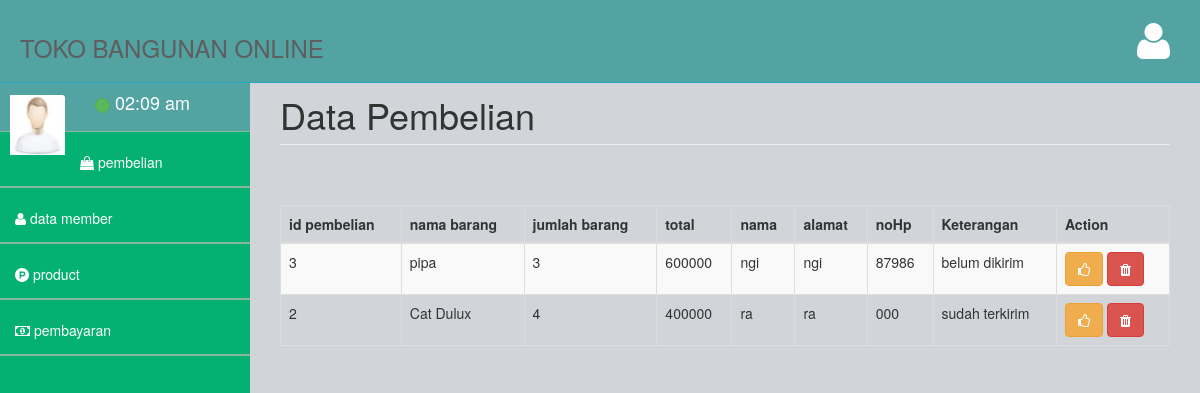
Screenshot of /index.php/belian with the database file from the repository.
### tables this page shows
CREATE TABLE IF NOT EXISTS `pembelian` (
  `id_pembelian` int(100) NOT NULL AUTO_INCREMENT,
  `id` int(100) NOT NULL,
  `id_barang` int(100) NOT NULL,
  `nama_barang` varchar(100) NOT NULL,
  `jumlah_barang` int(100) NOT NULL,
  `total` int(100) NOT NULL,
  `nama` varchar(100) NOT NULL,
  `alamat` varchar(100) NOT NULL,
  `no_hp` varchar(100) NOT NULL,
  `ket` varchar(100) NOT NULL,
  PRIMARY KEY (`id_pembelian`)
);

### application/controllers/Belian.php (called while the page is built, shortened)
<?php
class Belian extends CI_Controller
{
	function __construct()
	{
		$this->load->model('Pembelian_model');
}
	function index(){
		$data['pembelian']=$this->Pembelian_model->ambil_data();
		$this->load->view('Admin/pembelian/pembelianlist_admin',$data);
	}
}
?>

### index.php (called while the page is built, shortened)
<?php
require_once BASEPATH.'core/CodeIgniter.php';

### application/models/Pembelian_model.php (called while the page is built, shortened)
<?php
class Pembelian_model extends CI_Model
{
	public $table_beli='pembelian';
	public $id_pembelian = 'id_pembelian';
	public $order = 'DESC';
	function ambil_data(){
		$this->db->order_by($this->id_pembelian, $this->order);
		return $this->db->get($this->table_beli)->result();
	}
}
 ?>

### application/views/Admin/pembelian/pembelianlist_admin.php (the view, shortened to what this page needs)
<!DOCTYPE html>
<html>
<head>
    <link href="<?php echo base_url('assets_pemilik/') ?>plugins/bootstrap/bootstrap.css" rel="stylesheet" />
    <link href="<?php echo base_url('assets_pemilik/') ?>font-awesome/css/font-awesome.min.css" rel="stylesheet" />
    <link rel="stylesheet" href="<?php echo base_url('assets/datatables/dataTables.bootstrap.css') ?>"/>
    <link href="<?php echo base_url('assets_pemilik/') ?>plugins/pace/pace-theme-big-counter.css" rel="stylesheet" />
    <link href="<?php echo base_url('assets_pemilik/') ?>css/style.css" rel="stylesheet" />
    <link href="<?php echo base_url('assets_pemilik/') ?>css/main-style.css" rel="stylesheet" />
    <link href="assets/plugins/morris/morris-0.4.3.min.css" rel="stylesheet" />
</head>
<body>
    <div id="wrapper">
        <nav class="navbar-default navbar-static-side" role="navigation">
            <div class="sidebar-collapse">
                <ul class="nav" id="side-menu">
                    <li>
                        <div class="user-section">
                            <div class="user-section-inner">
                             <img src="<?php echo base_url('assets_pemilik/') ?>img/user.jpg" alt="">
                         </div>
                         <div class="user-info">
                            <div class="user-text-online">
                                <span class="user-circle-online btn btn-success btn-circle "></span>
                                   <?php
                                    $datestring = '%h:%i %a';
                                    $time  = time();
                                    echo mdate($datestring, $time);?>
                            </div>
                        </div>
                    </div>
                </li>
                <li>
                    <a href="<?php echo site_url('Belian');?>"><i class="fa fa-shopping-bag"></i> pembelian </a>
                </li>
                <li>
                    <a href="<?php echo site_url('Member');?>"><i class="fa fa-user"></i> data member</a>
                </li>
                <li>
                    <a href="<?php echo site_url('Product');?>"><i class="fa fa-product-hunt"></i> product </a>
                </li>
                <li>
                    <a href="<?php echo site_url('Bayaran');?>"><i class="fa fa-money"></i> pembayaran </a>
                </li>
            </ul>
        </div>
    </nav>
    <div id="page-wrapper">
      <div class="row">
        <div class="col-lg-12">
            <h1 class="page-header">Data Pembelian</h1>
        </div>
    </div>
    <div class="row">
        <div class="col-md-12 text-right">
        </div>
    </div>
    <div class="row">
        <div class="col-md-12">
            <table id="example" class="table table-striped table-bordered">
                <thead>
                    <tr>
                        <th>id pembelian</th>
                        <th>nama barang</th>
                        <th>jumlah barang</th>
                        <th>total</th>
                        <th>nama</th>
                        <th>alamat</th>
                        <th>noHp</th>
                        <th>Keterangan</th>
                        <th>Action</th>
                    </tr>
                </thead>
                <tbody>
                    <?php foreach($pembelian as $key => $row){?>
                    <tr>
                        <td><?php echo $row->id_pembelian; ?></td>
                        <td><?php echo $row->nama_barang; ?></td>
                        <td><?php echo $row->jumlah_barang; ?></td>
                        <td><?php echo $row->total; ?></td>
                        <td><?php echo $row->nama; ?></td>
                        <td><?php echo $row->alamat; ?></td>
                        <td><?php echo $row->no_hp; ?></td>
                        <td><?php echo $row->ket; ?></td>
                        <td>
                            <?php
                            echo anchor(site_url('Belian/updateKet/'.$row->id_pembelian), '<i class ="fa fa-thumbs-o-up"></i>', 'class="btn btn-warning"');
                            ?>
                            <?php echo anchor(site_url('Belian/delete/'.$row->id_pembelian),
                                '<i class="fa fa-trash">
                                </i>','class="btn btn-danger"'
                                ); ?>
                            </td>
                        </tr>
                        <?php } ?>
                    </tbody>
                </table>
            </div>
        </div>
    </div>
</div>
</body>
</html>

### assets_pemilik/css/style.css (style rules this page uses)
body { background-color: #f8f8f8; }
#wrapper { width: 100%; margin-top: 55px!important; background-color:#04B173; }
#page-wrapper { padding: 0 15px; min-height: 568px; background-color:rgb(209, 212, 216); }
.navbar-static-side ul li { border-bottom:1px solid #84B899 !important; }
@media (min-width:768px) { .navbar-static-side { z-index: 1; position: absolute; width: 250px; } }
.btn-circle { width: 30px; height: 30px; padding: 6px 0; border-radius: 15px; text-align: center; font-size: 12px; line-height: 1.428571429; }

### assets_pemilik/css/main-style.css (style rules this page uses)
.user-section-inner { height: 65px; width: 65px; -moz-border-radius: 3px; -webkit-border-radius: 3px; border-radius: 3px; overflow: hidden; display: inline-block; float: left; margin-right: 15px; margin-top: 20px; }
.user-section-inner img { margin-left:10px; width:55px; height:60px; }
.user-info { display: block; color:#000!important; display: inline-block; padding: 15px; margin-bottom: 0px }
.user-text-online { font-size:18px; color:#fff }
.user-circle-online { width: 15px!important; height: 15px!important; }
.nav > li > a { padding: 20px 15px; }
#side-menu { background-color:#04B173; }
#side-menu a { color:#fff; border-bottom: 1px solid #84B899 !important; height: 55px; }
.navbar-default { border-color: #27A6BE; }
@media (min-width:768px) { #page-wrapper { position: inherit; margin: 0 0 0 250px; padding: 0 30px; min-height: 1000px; } }

### rows the page displays
pembelian: id_pembelian "3", nama_barang "pipa", jumlah_barang "3", total "600000", nama "ngi", alamat "ngi", no_hp "87986", ket "belum dikirim"
pembelian: id_pembelian "2", nama_barang "Cat Dulux", jumlah_barang "4", total "400000", nama "ra", alamat "ra", no_hp "000", ket "sudah terkirim"
